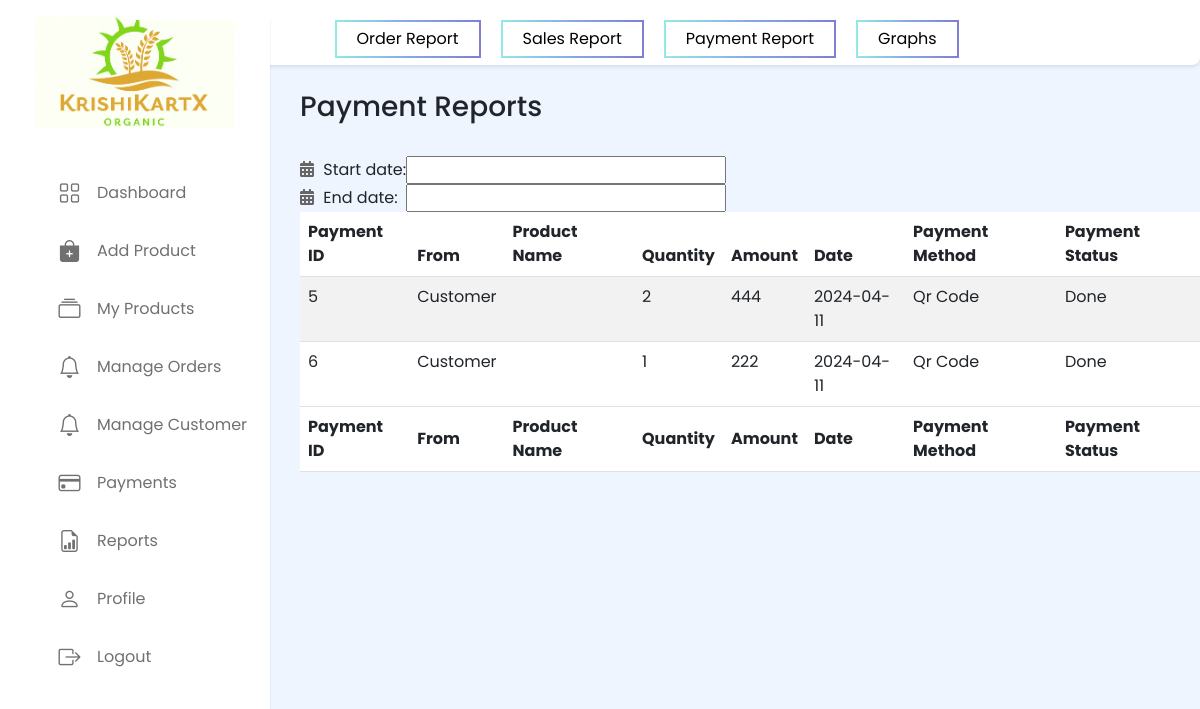
/Farmer/paymentReport.php (signed in), run on the app's committed database.
### tables this page shows
CREATE TABLE `order` (
  `OrderId` int(10) NOT NULL,
  `ProductId` int(10) NOT NULL,
  `FarmerId` int(10) NOT NULL,
  `CustomerId` int(10) NOT NULL,
  `DeliveryAddress` varchar(30) NOT NULL,
  `MobNo` bigint(10) NOT NULL,
  `Quantity` int(10) NOT NULL,
  `TotalBill` int(10) NOT NULL,
  `OrderDate` date NOT NULL,
  `PaymentStatus` varchar(20) NOT NULL,
  `PaymentMethod` varchar(20) NOT NULL,
  `OrderStatus` varchar(20) NOT NULL
);

CREATE TABLE `customer` (
  `CustomerId` int(11) NOT NULL,
  `CustomerName` varchar(20) NOT NULL,
  `CustomerEmail` varchar(20) NOT NULL,
  `CustomerMobile` bigint(10) NOT NULL,
  `CustomerAddress` varchar(30) NOT NULL,
  `CustomerPass` varchar(20) NOT NULL
);

### Farmer/paymentReport.php (the view, shortened to what this page needs)
<?php
include("../conn.php");
if(isset($_SESSION['farmer'])){
  $FarmerId=$_SESSION['farmer'];
}else{
  ?>
  <script>window.location.href = "../farmerLogin.php";</script>
<?php
}?>
<!DOCTYPE html>
<html lang="en">
<head>
<link rel="stylesheet" href="https://cdnjs.cloudflare.com/ajax/libs/twitter-bootstrap/5.3.0/css/bootstrap.min.css">
<link rel="stylesheet" href="https://cdn.datatables.net/2.0.3/css/dataTables.bootstrap5.css">
<link rel="stylesheet" href="https://cdn.datatables.net/buttons/3.0.1/css/buttons.bootstrap5.css">
<link rel="stylesheet" href="https://cdn.datatables.net/datetime/1.5.2/css/dataTables.dateTime.min.css">
<link rel="stylesheet" href="https://cdnjs.cloudflare.com/ajax/libs/font-awesome/5.15.4/css/all.min.css">
</head>
<body>
<?php include_once "farmerSidebar.php";
include_once "reportNav.php"; ?>
<div style="
    margin-left: 300px;
    margin-top: 25px;
">
<h3>Payment Reports</h3><br>
    <table border="0" cellspacing="5" cellpadding="5">
    <tbody>
    <tr>
      <td><i class="icon fas fa-calendar-alt"></i> Start date:</td>
      <td><input type="text" id="min" name="min" fdprocessedid="6chvze"></td>
    </tr>
    <tr>
      <td><i class="icon fas fa-calendar-alt"></i> End date:</td>
      <td><input type="text" id="max" name="max" fdprocessedid="gp9n4e"></td>
    </tr>
  </tbody></table>
    <table id="example" class="table table-striped" style="width:100%" >
        <thead>
            <tr>
                <th>Payment ID</th>
                <th>From </th>
                <th>Product Name</th>
                <th>Quantity</th>
                <th>Amount</th>
                <th>Date</th>
                <th>Payment Method</th>
                <th>Payment Status</th>
            </tr>
        </thead>
        <tbody>
        <?php $result = $conn->query("SELECT * FROM `order` WHERE FarmerId='$FarmerId'");
 if($result){
  while($row = $result->fetch_assoc()){
    $OrderId=$row['OrderId'];
    $CustomerId=$row['CustomerId'];
    $OrderDate=$row['OrderDate'];
    $Quantity=$row['Quantity'];
    $TotalBill=$row['TotalBill'];
    $PaymentMethod=$row['PaymentMethod'];
    $PaymentStatus=$row['PaymentStatus'];
    $result1 = $conn->query("SELECT * FROM customer WHERE CustomerId='$CustomerId'");
 if($result1){
  while($row1 = $result1->fetch_assoc()){
    $CustomerName=$row1['CustomerName'];
  }}
    ?>
            <tr>
                <td><?php echo $OrderId;?></td>
                <td><?php echo $CustomerName;?></td>
                <td><?php echo $ProductName;?></td>
                <td><?php echo $Quantity;?></td>
                <td><?php echo $TotalBill;?></td>
                <td><?php echo $OrderDate;?></td>
                <td><?php echo $PaymentMethod;?></td>
                <td><?php echo $PaymentStatus;?></td>
            </tr>
            <?php }}?>
        </tbody>
        <tfoot>
            <tr>
            <th>Payment ID</th>
                <th>From </th>
                <th>Product Name</th>
                <th>Quantity</th>
                <th>Amount</th>
                <th>Date</th>
                <th>Payment Method</th>
                <th>Payment Status</th>
            </tr>
        </tfoot>
    </table>
</div>
</body>
</html>

### Farmer/paymentReport.php (style rules this page uses)
.icon { color: #666; margin-right: 5px; }

### Farmer/farmerSidebar.php (style rules this page uses)
* { margin: 0; padding: 0; box-sizing: border-box; font-family: "Poppins", sans-serif; }
body { min-height: 100vh; background: #eef5fe; }

### data on the page
order: OrderId "5", CustomerId.CustomerName "Customer", Quantity "2", TotalBill "444", OrderDate "2024-04-11", PaymentMethod "Qr Code", PaymentStatus "Done"
order: OrderId "6", CustomerId.CustomerName "Customer", Quantity "1", TotalBill "222", OrderDate "2024-04-11", PaymentMethod "Qr Code", PaymentStatus "Done"
